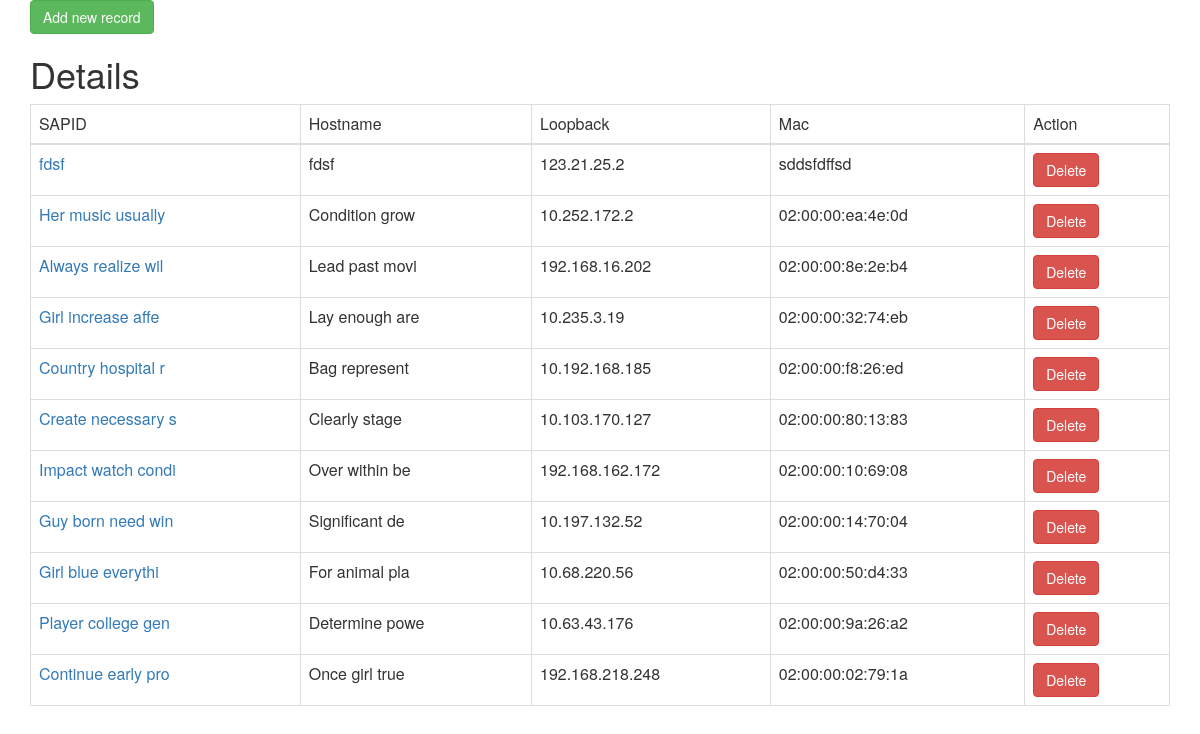
The page / on the database its author committed.
### details/models.py (models this page shows, shortened)
class Detail(models.Model):
    sapid = models.CharField(max_length=18)
    hostname = models.CharField(max_length=14)
    loopback = models.GenericIPAddressField()
    mac_address = models.CharField(max_length=17)
    is_deleted = models.BooleanField(default=False)

### details/views.py (the view)
# urls.py: path('', views.DetailListView.as_view(), name='list'),
class DetailListView(ListView):
    model = Detail
    def get_queryset(self):
        return self.model.objects.filter(is_deleted=False)

### details/templates/details/detail_list.html
{% extends 'details/base.html' %}
{% load bootstrap3 %}
{% block content %}
<a class="btn btn-success" href="{% url 'detail-create' %}">Add new record</a>
<h1>Details</h1>
<table class="table table-bordered">
	<thead>
		<tr>
			<td>SAPID</td>
			<td>Hostname</td>
			<td>Loopback</td>
			<td>Mac</td>
			<td>Action</td>
		</tr>
	</thead>
	<tbody>
		{% for object in object_list %}
		<tr>
			<td><a href="{% url 'detail-update' object.id %}">{{ object.sapid }}</a></td>
			<td>{{ object.hostname }}</td>
			<td>{{ object.loopback }}</td>
			<td>{{ object.mac_address }}</td>
			<td><a class="btn btn-danger" href="{% url 'detail-delete' object.id %}">Delete</a></td>
		</tr>
		{% endfor %}
	</tbody>
</table>
{% endblock %}

### details/templates/details/base.html (shortened to what this page needs)
{% load bootstrap3 %}
{% bootstrap_css %}
<div class="container">
{% block content %}
{% endblock %}
</div>

### rows shown on the page
Detail: sapid "fdsf", hostname "fdsf", loopback "123.21.25.2", mac_address "sddsfdffsd"
Detail: sapid "Her music usually", hostname "Condition grow", loopback "10.252.172.2", mac_address "02:00:00:ea:4e:0d"
Detail: sapid "Always realize wil", hostname "Lead past movi", loopback "192.168.16.202", mac_address "02:00:00:8e:2e:b4"
Detail: sapid "Girl increase affe", hostname "Lay enough are", loopback "10.235.3.19", mac_address "02:00:00:32:74:eb"
Detail: sapid "Country hospital r", hostname "Bag represent", loopback "10.192.168.185", mac_address "02:00:00:f8:26:ed"
Detail: sapid "Create necessary s", hostname "Clearly stage", loopback "10.103.170.127", mac_address "02:00:00:80:13:83"
Detail: sapid "Impact watch condi", hostname "Over within be", loopback "192.168.162.172", mac_address "02:00:00:10:69:08"
Detail: sapid "Guy born need win", hostname "Significant de", loopback "10.197.132.52", mac_address "02:00:00:14:70:04"
Detail: sapid "Girl blue everythi", hostname "For animal pla", loopback "10.68.220.56", mac_address "02:00:00:50:d4:33"
Detail: sapid "Player college gen", hostname "Determine powe", loopback "10.63.43.176", mac_address "02:00:00:9a:26:a2"
Detail: sapid "Continue early pro", hostname "Once girl true", loopback "192.168.218.248", mac_address "02:00:00:02:79:1a"
